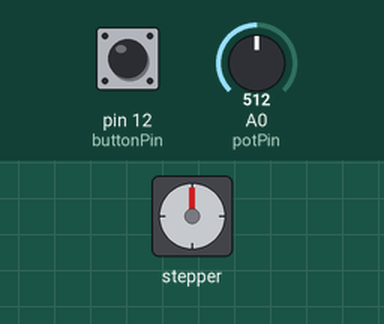
This sketch was run on a simulated Arduino Uno, built with avr-gcc and run on an emulated ATmega328P. Parts: stepper motor. The inputs (shaded band) are chosen by the test bench; at power-on: A0 (potPin) = 512, pin 12 (buttonPin) HIGH. Stepper angles assume 20 steps per turn.

Above: at 1.2 s.
1.3 s: A0 (potPin) set to 306
At 2.01 s:
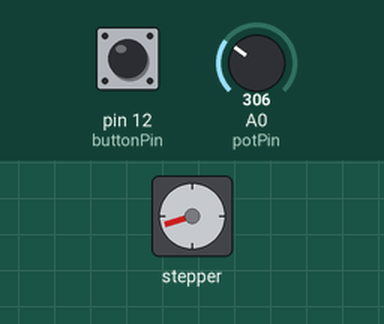
4.3 s: pin 12 (buttonPin) pulled LOW for 1 s
At 5.45 s:
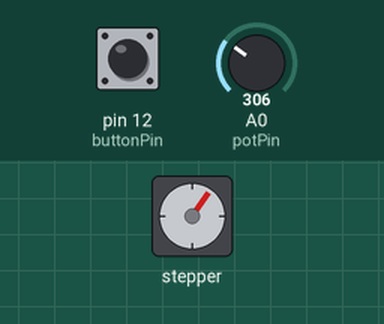
8.3 s: pin 12 (buttonPin) pulled LOW for 0.15 s
At 8.9 s:
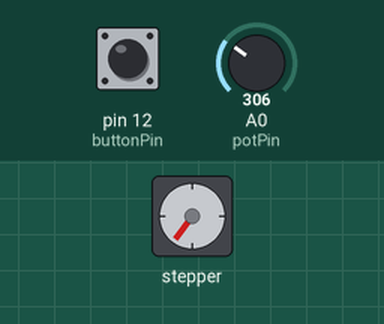
11.3 s: A0 (potPin) set to 122
Timing chart, 0 to 18.3 s (numbered marks = the images above; inputs shaded):
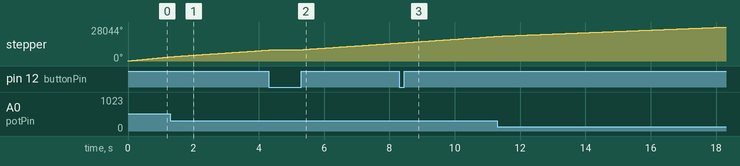

The sketch:

Ferrofluid-1.ino
```cpp
/*
 Stepper Motor Control - one revolution

 This program drives a unipolar or bipolar stepper motor.
 The motor is attached to digital pins 8 - 11 of the Arduino.

 The motor should revolve one revolution in one direction, then
 one revolution in the other direction.


 Created 11 Mar. 2007
 Modified 30 Nov. 2009
 by Tom Igoe

 */

#include <Stepper.h>

const int stepsPerRevolution = 20;  // change this to fit the number of steps per revolution
// for your motor
const int buttonPin = 12;

// initialize the stepper library on pins 8 through 11:
Stepper myStepper(stepsPerRevolution, 5, 9, 10, 11);

int potPin = A0;    // select the input pin for the potentiometer
//int ledPin = 13;   // select the pin for the LED
int val = 0;
int buttonState = 0;

void setup() {
  // set the speed at 60 rpm:
  myStepper.setSpeed(60);
  pinMode(buttonPin, INPUT_PULLUP);
  // initialize the serial port:
  Serial.begin(9600);

}

void loop() {

  buttonState = digitalRead(buttonPin);
    //int newVal=0;
   val = analogRead(potPin);    // read the value from the sensor
   int newVal=map(val,0,1023,100,800);
    //Serial.println(newVal);
    myStepper.setSpeed(newVal);
//
//     while (buttonState == LOW)
//     {
//      myStepper.setSpeed(0);
//     }
    if (buttonState == LOW)
    {
//    // turn LED on:
//    Serial.println("Low");
//    delay(2000);
    //myStepper.setSpeed(0);
//   // digitalWrite(ledPin, HIGH);
  }
  else {
////    // turn LED off:
//        Serial.println("HIGh");
//        myStepper.setSpeed(newVal);
myStepper.step(stepsPerRevolution);
////
////    //digitalWrite(ledPin, LOW);
}


  //Serial.println(val);


  // step one revolution  in one direction:
  //Serial.println("clockwise");


 // delay(500);

  // step one revolution in the other direction:
 // Serial.println("counterclockwise");

  //myStepper.step(-stepsPerRevolution);

  //delay(500);
}
```
